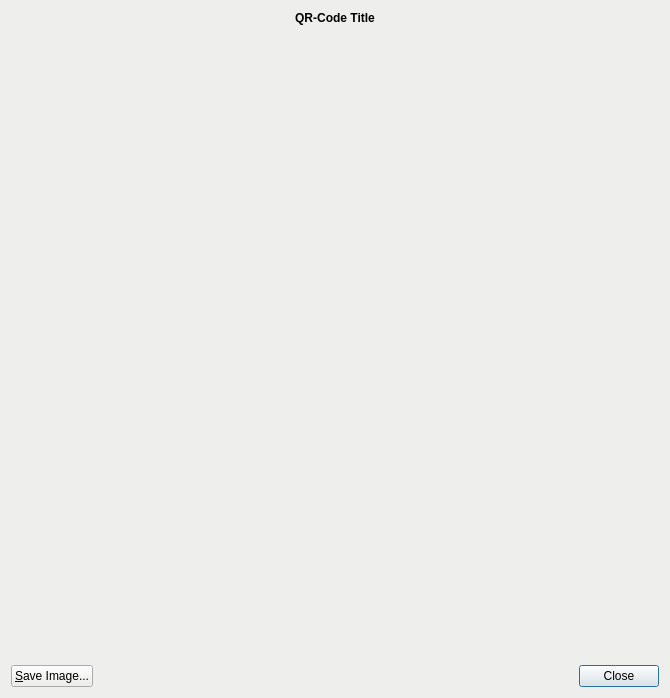
<?xml version="1.0" encoding="UTF-8"?>
<ui version="4.0">
 <class>QRDialog</class>
 <widget class="QDialog" name="QRDialog">
  <property name="geometry">
   <rect>
    <x>0</x>
    <y>0</y>
    <width>670</width>
    <height>698</height>
   </rect>
  </property>
  <property name="styleSheet">
   <string notr="true">background-color: rgb(238, 238, 236);</string>
  </property>
  <layout class="QVBoxLayout" name="verticalLayout_3">
   <item>
    <widget class="QLabel" name="labelQRCodeTitle">
     <property name="font">
      <font>
       <weight>75</weight>
       <bold>true</bold>
      </font>
     </property>
     <property name="text">
      <string>QR-Code Title</string>
     </property>
     <property name="alignment">
      <set>Qt::AlignCenter</set>
     </property>
    </widget>
   </item>
   <item>
    <widget class="QRGeneralImageWidget" name="lblQRCode">
     <property name="sizePolicy">
      <sizepolicy hsizetype="Expanding" vsizetype="Fixed">
       <horstretch>0</horstretch>
       <verstretch>0</verstretch>
      </sizepolicy>
     </property>
     <property name="minimumSize">
      <size>
       <width>300</width>
       <height>300</height>
      </size>
     </property>
     <property name="toolTip">
      <string>QR Code</string>
     </property>
     <property name="textFormat">
      <enum>Qt::PlainText</enum>
     </property>
     <property name="alignment">
      <set>Qt::AlignCenter</set>
     </property>
     <property name="wordWrap">
      <bool>true</bool>
     </property>
    </widget>
   </item>
   <item>
    <widget class="QTextEdit" name="outUri">
     <property name="sizePolicy">
      <sizepolicy hsizetype="Expanding" vsizetype="Expanding">
       <horstretch>0</horstretch>
       <verstretch>0</verstretch>
      </sizepolicy>
     </property>
     <property name="minimumSize">
      <size>
       <width>0</width>
       <height>50</height>
      </size>
     </property>
     <property name="frameShape">
      <enum>QFrame::NoFrame</enum>
     </property>
     <property name="frameShadow">
      <enum>QFrame::Plain</enum>
     </property>
     <property name="tabChangesFocus">
      <bool>true</bool>
     </property>
     <property name="textInteractionFlags">
      <set>Qt::TextSelectableByKeyboard|Qt::TextSelectableByMouse</set>
     </property>
    </widget>
   </item>
   <item>
    <layout class="QHBoxLayout" name="horizontalLayout">
     <item>
      <widget class="QPushButton" name="button_saveImage">
       <property name="text">
        <string>&amp;Save Image...</string>
       </property>
       <property name="autoDefault">
        <bool>false</bool>
       </property>
      </widget>
     </item>
     <item>
      <spacer name="horizontalSpacer_2">
       <property name="orientation">
        <enum>Qt::Horizontal</enum>
       </property>
       <property name="sizeHint" stdset="0">
        <size>
         <width>40</width>
         <height>20</height>
        </size>
       </property>
      </spacer>
     </item>
     <item>
      <widget class="QDialogButtonBox" name="buttonBox">
       <property name="standardButtons">
        <set>QDialogButtonBox::Close</set>
       </property>
      </widget>
     </item>
    </layout>
   </item>
  </layout>
 </widget>
 <customwidgets>
  <customwidget>
   <class>QRGeneralImageWidget</class>
   <extends>QLabel</extends>
   <header>qrdialog.h</header>
  </customwidget>
 </customwidgets>
 <resources/>
 <connections>
  <connection>
   <sender>buttonBox</sender>
   <signal>rejected()</signal>
   <receiver>QRDialog</receiver>
   <slot>reject()</slot>
   <hints>
    <hint type="sourcelabel">
     <x>452</x>
     <y>573</y>
    </hint>
    <hint type="destinationlabel">
     <x>243</x>
     <y>298</y>
    </hint>
   </hints>
  </connection>
  <connection>
   <sender>buttonBox</sender>
   <signal>accepted()</signal>
   <receiver>QRDialog</receiver>
   <slot>accept()</slot>
   <hints>
    <hint type="sourcelabel">
     <x>452</x>
     <y>573</y>
    </hint>
    <hint type="destinationlabel">
     <x>243</x>
     <y>298</y>
    </hint>
   </hints>
  </connection>
 </connections>
</ui>
